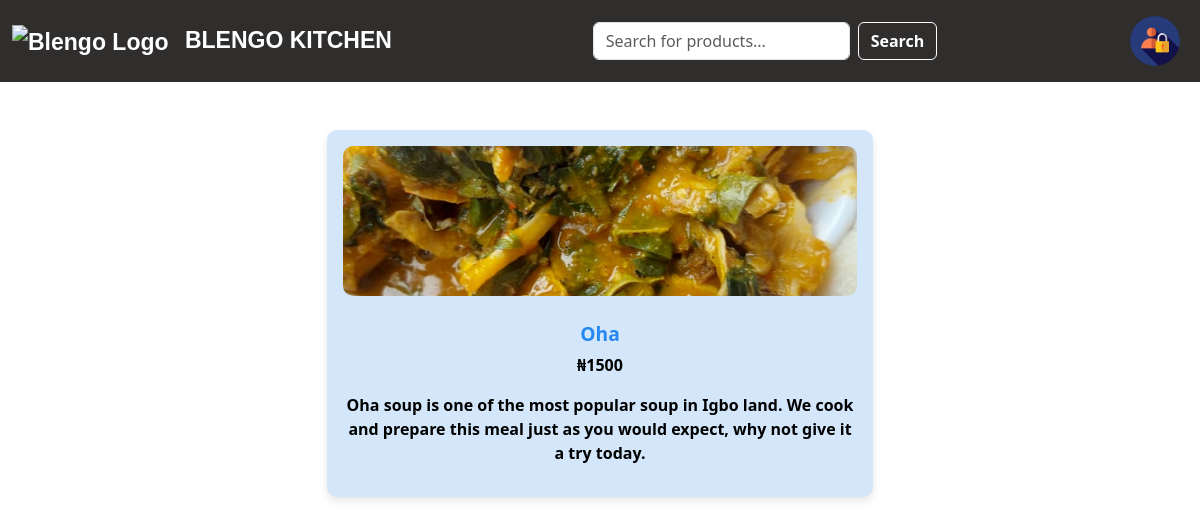
The app's page /perproduct/1/ (signed in) with its own data.
### base/models.py (models this page shows, shortened)
class Profile(models.Model):
    user = models.ForeignKey(User, on_delete=models.CASCADE)
    profileimage = models.ImageField(upload_to='profile_images',null=True,default="login_295128.png")
    firstname = models.CharField(max_length=200,null=True,blank=True)
    lastname = models.CharField(max_length=200,null=True,blank=True)
    state = models.CharField(max_length=200,null=True,blank=True)
    phonenumber=models.CharField(max_length=20, null=True,blank=True)

class Product(models.Model):
    productimage = models.ImageField(upload_to='product_images')
    productname = models.CharField(max_length=1000000)
    productprice = models.CharField(max_length=1000000)
    productdescription = models.CharField(max_length=1000000,null=True)
    created_at = models.DateTimeField(auto_now=True)

### base/views.py (the view)
# urls.py: path('perproduct/<str:pk>/',views.perproduct,name='perproduct'),
def perproduct(request,pk):
    products=Product.objects.get(pk=pk)
    return render(request,'perproduct.html',{'products':products})

### base/context_processors.py (called while the page is built)
def user_profile(request):
    if request.user.is_authenticated:
        try:
            profile = Profile.objects.get(user=request.user)
        except Profile.DoesNotExist:
            profile = None
    else:
        profile = None
    return {'user_profile': profile}

### template/perproduct.html
{% extends 'home.html' %}
{% block content %}
{% include 'nav-bar.html' %}
<div class="container mt-5">
  <div class="row justify-content-center">
    <div class="col-md-6 mb-4">
      <div style="background-color: #d3e6fa;;" class="product-card text-center p-3">
        <div class="product">
          <img src="{{ products.productimage.url }}" alt="{{ products.productname }}" class="img-fluid mb-3"/>
          <h2 style="font-weight: bold;">{{ products.productname }}</h2>
          <p class="fw-bold">₦{{ products.productprice }}</p>
          <p style="font-weight: bold;">{{ products.productdescription }}</p>
        </div>
      </div>
    </div>
  </div>
</div>
{% endblock %}

### template/nav-bar.html (shortened to what this page needs)
{% load static %}
<nav class="navbar navbar-expand-lg navbar-custom">
    <div class="container-fluid">
        <a class="navbar-brand" href="{% url 'home' %}">
            <img src="{{images.logoimage.url}}" alt="Blengo Logo" style="height: 40px; margin-right: 10px;">
            BLENGO KITCHEN
        </a>
        <div class="collapse navbar-collapse" id="navbarNav">
            {% if user.is_authenticated %}
            <form class="d-flex mx-auto" method="GET" action="{% url 'home' %}">
                <input class="form-control me-2" type="search" placeholder="Search for products..." aria-label="Search" name="q">
                <button class="btn btn-outline-success" type="submit">Search</button>
            </form>
            <ul class="navbar-nav ms-auto mb-2 mb-lg-0">
                <li class="nav-item dropdown">
                    <a class="nav-link" href="#" id="profileDropdown" role="button" data-bs-toggle="dropdown" aria-expanded="false">
                        <img src="{{user_profile.profileimage.url}}" class="rounded-circle" width="50" height="50" alt="{{ user.username }}'s profile picture">
                    </a>
                </li>
            </ul>
            {% endif %}
        </div>
    </div>
</nav>

### template/nav-bar.html (style rules this page uses)
.navbar-custom { background-color: rgb(48, 45, 45); }
.navbar-custom .navbar-brand, .navbar-custom .nav-link, .navbar-custom .navbar-toggler-icon { color: #FFFFFF; }
.nav-item { font-size: 16px; }
.navbar-custom .btn-outline-success { color: #FFFFFF; border-color: #FFFFFF; }
.navbar-brand { font-weight: bolder; font-family:fantasy,Verdana, Geneva, Tahoma, sans-serif; font-size: 23px; }

### records on screen
Profile: profileimage (picture)
Product: productimage (picture), productname "Oha", productprice "1500", productdescription "Oha soup is one of the most popular soup in Igbo land. We cook and prepare this meal just as you would expect, why not give it a try today."
